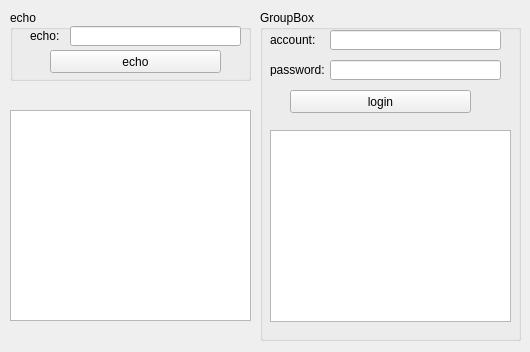
<?xml version="1.0" encoding="UTF-8"?>
<ui version="4.0">
 <class>gSOAPSolutionClass</class>
 <widget class="QWidget" name="gSOAPSolutionClass">
  <property name="geometry">
   <rect>
    <x>0</x>
    <y>0</y>
    <width>530</width>
    <height>352</height>
   </rect>
  </property>
  <property name="windowTitle">
   <string>gSOAPSolution</string>
  </property>
  <widget class="QGroupBox" name="groupBox">
   <property name="geometry">
    <rect>
     <x>10</x>
     <y>10</y>
     <width>241</width>
     <height>71</height>
    </rect>
   </property>
   <property name="title">
    <string>echo</string>
   </property>
   <widget class="QLineEdit" name="echo">
    <property name="geometry">
     <rect>
      <x>60</x>
      <y>16</y>
      <width>171</width>
      <height>20</height>
     </rect>
    </property>
   </widget>
   <widget class="QLabel" name="label">
    <property name="geometry">
     <rect>
      <x>20</x>
      <y>20</y>
      <width>54</width>
      <height>12</height>
     </rect>
    </property>
    <property name="text">
     <string>echo:</string>
    </property>
   </widget>
   <widget class="QPushButton" name="callEcho">
    <property name="geometry">
     <rect>
      <x>40</x>
      <y>40</y>
      <width>171</width>
      <height>23</height>
     </rect>
    </property>
    <property name="text">
     <string>echo</string>
    </property>
   </widget>
  </widget>
  <widget class="QGroupBox" name="groupBox_2">
   <property name="geometry">
    <rect>
     <x>260</x>
     <y>10</y>
     <width>261</width>
     <height>331</height>
    </rect>
   </property>
   <property name="title">
    <string>GroupBox</string>
   </property>
   <widget class="QLineEdit" name="account">
    <property name="geometry">
     <rect>
      <x>70</x>
      <y>20</y>
      <width>171</width>
      <height>20</height>
     </rect>
    </property>
   </widget>
   <widget class="QLabel" name="label_2">
    <property name="geometry">
     <rect>
      <x>10</x>
      <y>24</y>
      <width>54</width>
      <height>12</height>
     </rect>
    </property>
    <property name="text">
     <string>account:</string>
    </property>
   </widget>
   <widget class="QLabel" name="label_3">
    <property name="geometry">
     <rect>
      <x>10</x>
      <y>54</y>
      <width>54</width>
      <height>12</height>
     </rect>
    </property>
    <property name="text">
     <string>password:</string>
    </property>
   </widget>
   <widget class="QLineEdit" name="password">
    <property name="geometry">
     <rect>
      <x>70</x>
      <y>50</y>
      <width>171</width>
      <height>20</height>
     </rect>
    </property>
   </widget>
   <widget class="QPushButton" name="callLogin">
    <property name="geometry">
     <rect>
      <x>30</x>
      <y>80</y>
      <width>181</width>
      <height>23</height>
     </rect>
    </property>
    <property name="text">
     <string>login</string>
    </property>
   </widget>
   <widget class="QTextBrowser" name="textBrowser_2">
    <property name="geometry">
     <rect>
      <x>10</x>
      <y>120</y>
      <width>241</width>
      <height>192</height>
     </rect>
    </property>
   </widget>
  </widget>
  <widget class="QTextBrowser" name="textBrowser">
   <property name="geometry">
    <rect>
     <x>10</x>
     <y>110</y>
     <width>241</width>
     <height>211</height>
    </rect>
   </property>
  </widget>
 </widget>
 <layoutdefault spacing="6" margin="11"/>
 <resources>
  <include location="gsoapsolution.qrc"/>
 </resources>
 <connections/>
</ui>
